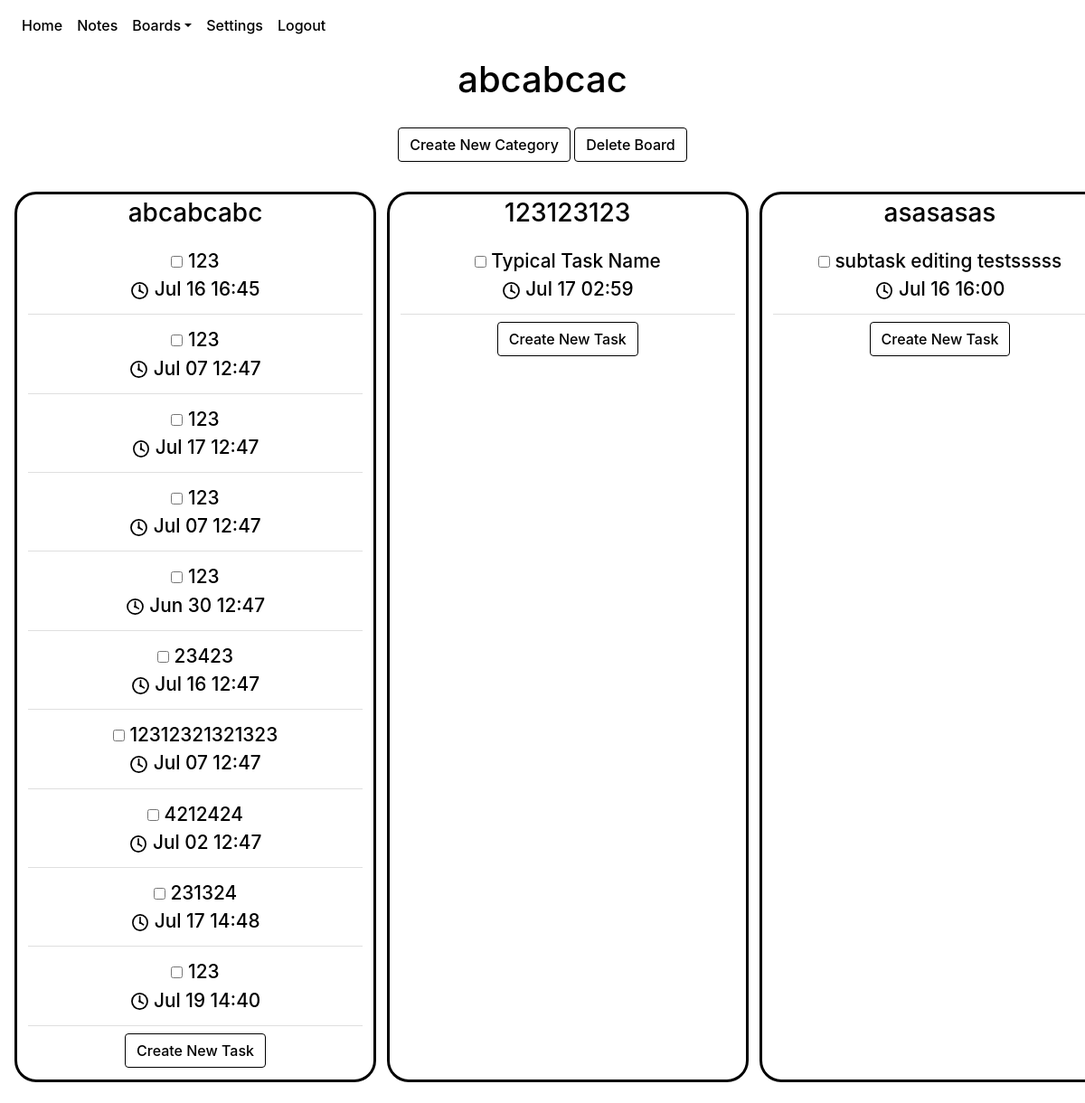
Page /boards/1 (signed in) on the committed database.
### website/models.py (models this page shows)
class Board(db.Model):
    id = db.Column(db.Integer, primary_key = True)
    name = db.Column(db.String(100))
    date = db.Column(db.DateTime(timezone=True), default=func.now())
    category_num = db.Column(db.Integer)
    categories = db.relationship('Category')
    tasks = db.relationship('Task')
    user_id = db.Column(db.Integer, db.ForeignKey('user.id'))

class Category(db.Model):
    id = db.Column(db.Integer, primary_key = True)
    name = db.Column(db.String(100))
    date = db.Column(db.DateTime(timezone=True), default=func.now())
    user_id = db.Column(db.Integer, db.ForeignKey('user.id'))
    board_id = db.Column(db.Integer,db.ForeignKey('board.id'))
    tasks = db.relationship('Task')

class Task(db.Model):
    id = db.Column(db.Integer, primary_key = True)
    created = db.Column(db.DateTime(timezone = True), default = func.now())
    last_modified = db.Column(db.DateTime(timezone = True), default = func.now())
    due_date = db.Column(db.DateTime(timezone = True))
    name = db.Column(db.String(100))
    description = db.Column(db.String(10000))
    completed = db.Column(db.Boolean, default = False)
    category = db.Column(db.Integer, db.ForeignKey('category.id'))
    board = db.Column(db.Integer, db.ForeignKey('board.id'))
    subtasks = db.relationship('Subtask')
    user_id = db.Column(db.Integer, db.ForeignKey('user.id'))

### website/views.py (the view)
@views.route('/boards/<board>', methods = ['GET'])
@login_required
def view_board(board):
    return render_template("boardview.html", user = current_user, board = board)

### website/__init__.py (called while the page is built)
def create_app():
    app = Flask(__name__)
    app.config['SECRET_KEY'] = urandom(12).hex()
    app.config['SQLALCHEMY_DATABASE_URI'] = f'sqlite:///{DB_NAME}'
    app.config['SQLALCHEMY_TRACK_MODIFICATIONS'] = False
    db.init_app(app)
    from .views import views
    from .auth import auth
    app.register_blueprint(views, url_prefix='/')
    app.register_blueprint(auth, url_prefix='/')
    from .models import User, Note, Board, Task, Category
    create_database(app)
    login_manager = LoginManager()
    login_manager.login_view = 'auth.login'
    login_manager.init_app(app)
    @login_manager.user_loader
    def load_user(id):
        return User.query.get(id)
    return app

### website/templates/boardview.html (shortened to what this page needs)
{% extends "base.html" %}
{% block style %}
<link rel="stylesheet" href="{{ url_for('static', filename = 'boardView.css') }}" />
{% endblock %}
{% block content %}
{% for boardObject in user.boards%}
{% if boardObject.id == board|int %}
{% set boardname = boardObject.name|string %}
<div class="board-title" id="board-title-div">
<h1 align="center"
id="board-title"
class="title"
ondblclick="editTitleDisplay()"
name="board-title">
{{ boardname }}
</h1>
</div>
<div align="center" class="main-buttons">
<button
class="btn btn-primary"
id="create-category-button"
onclick="showCategoryCreation()"
>
Create New Category
</button>
<button
onclick="showDeleteConfirmation(`deleteBoard({{ boardObject.id }});`, 'board');"
id="deleteBoard"
class="btn btn-secondary"
href="/boards"
>
Delete Board
</button>
</div>
<div align="center"
class="board_content"
id="envelop_content" >
{% for cat in boardObject.categories %}
<div align="center" class="category-container" name="{{ cat.name }}">
    <h3 align="center" class="display-category category_name C{{cat.id}}" ondblclick="editCategoryDisplay('{{cat.id}}')", id="category-title-{{cat.id}}" >{{ cat.name }}</h3>
    <ul class="list-group list-group-flush task_list">
    {% for task in cat.tasks%}
    {% if task.completed == False %}
    <li align="center" class="list-group-item task-item-incompleted">
        <input
        type="checkbox"
        class="task-checkbox"
        id="{{task.id}}"
        onclick="toggleTaskCompletion({{task.id}}, {{boardObject.id}})"/>
        <a class="edit_task_link" href="/boards/{{boardObject.id}}/{{cat.id}}/{{task.id}}">
            <span class="incompleted-task-text">{{task.name}}<br><img src="{{url_for('static', filename = 'clock.svg')}}" id="clock-svg"> {{task.due_date.strftime('%b %d %H:%M')}}</span>
        </a>
    </li>
    {% endif %}
    {% endfor %}
    </ul>
    <div align="center" id="new-task-container-div" class="new-task-container">
    <button
    class="btn btn-primary"
    id="createTask"
    onclick="showTaskCreation({{ boardObject.id }}, {{ cat.id }} )"
    >
    Create New Task
    </button>
    </div>
</div>
{% endfor %}
</div>
{% endif %}
{% endfor %}
{% endblock %}

### website/static/base.css (style rules this page uses)
html { height: 100vh; min-width: 99vw; max-width: 100vw; background-color: var(--navbar-background-color); }
:root { --background-color: #343a40; --text-color: #ffffff; --navbar-text-color: #9a9da0; --navbar-highlight-color: #ffffff; --navbar-background-color: #343a40; --button-text-color: #ffffff; --confirm-button-color: #007bff; --cancel-button-color: #6c757d; --delete-button-color: #ff0000; --create-screen-filter:rgba(0,0,255,.4); --delete-screen-filter:rgba(255,0,0,.6); --font-family: -apple-system, BlinkMacSystemFont,'Segoe UI',Roboto,'Helvetica Neue',Arial,'Noto Sans',sans-serif,'Apple Color Emoji','Segoe UI Emoji','Segoe UI Symbol','Noto Color Emoji'; --font-style: none; --font-weight: 500; }
body { width: 100%; min-height: 100vh; color: var(--text-color); background-color: var(--navbar-background-color); font-weight: var(--font-weight); font-family: var(--font-family); font-style: var(--font-style); }
h1, h2, h3, h4, h5, h6, p, div, a, li.list-group-item { color: var(--text-color); background-color: var(--background-color); font-weight: var(--font-weight); font-family: var(--font-family); font-style: var(--font-style); }
button.btn.btn-primary { background-color: var(--confirm-button-color)!important; border-color: var(--confirm-button-color)!important; color: var(--button-text-color)!important; font-weight: var(--font-weight); font-family: var(--font-family); font-style: var(--font-style); }
button.btn.btn-secondary { background-color: var(--cancel-button-color)!important; border-color: var(--cancel-button-color)!important; color: var(--button-text-color)!important; font-weight: var(--font-weight); font-family: var(--font-family); font-style: var(--font-style); }

### website/static/boardView.css (style rules this page uses)
div#board-title-div { align-items: center; display:block; min-width: 100%; padding: 0.5rem; }
:root { --show-title: block; --show-input-box: None; --show-changename-button: None; --category-background-color: var(--background-color); }
input { text-align: center; }
div.board-title { height: 7vh; }
h1#board-title { display: var(--show-title); }
div.main-buttons { height: 5vh; }
.board_content { position: relative; display: grid; grid-template-rows: 1fr; grid-auto-columns: 25rem; min-width: 100%; min-height: 81.7vh; overflow-x: auto; max-height: fit-content; gap: 0% 1%; background-color: none; margin-bottom: 1%; padding: 0.5% 1%; }
div.category-container { justify-content: center; grid-row: 1; background-color: var(--background-color); border-radius: 1.5rem; height: 100%; width: 100%; max-height: none; padding: 0.25rem; margin: 0.25rem; border-color: var(--navbar-background-color); border-width: .2rem; border-style: solid; }
li.task-item-incompleted { text-decoration: none; background-color: var(--category-background-color); }
ul.task_list { list-style-type: none; margin: 0.5rem; padding: 0; font-size: 1.3rem; word-wrap:break-word; max-width: 100%; background-color: var(--category-background-color); min-height: fit-content; }
.incompleted-task-text, .completed-task-text { background-color: var(--category-background-color); }
.category_name, .new-task-container { background-color: inherit; width: fit-content; height: fit-content; }
img#clock-svg { width: 1.3rem; }
a.edit_task_link { color:black; }

### rows in the picture
Board: name "abcabcac"
Category: name "abcabcabc"
Task: name "123", completed False (drawn), due_date "Jul 16 16:45"
Task: name "123", completed False (drawn), due_date "Jul 07 12:47"
Task: name "123", completed False (drawn), due_date "Jul 17 12:47"
Task: name "123", completed False (drawn), due_date "Jul 07 12:47"
Task: name "123", completed False (drawn), due_date "Jun 30 12:47"
Task: name "23423", completed False (drawn), due_date "Jul 16 12:47"
Task: name "12312321321323", completed False (drawn), due_date "Jul 07 12:47"
Task: name "4212424", completed False (drawn), due_date "Jul 02 12:47"
Task: name "231324", completed False (drawn), due_date "Jul 17 14:48"
Task: name "123", completed False (drawn), due_date "Jul 19 14:40"
Category: name "123123123"
Task: name "Typical Task Name", completed False (drawn), due_date "Jul 17 02:59"
Category: name "asasasas"
Task: name "subtask editing testsssss", completed False (drawn), due_date "Jul 16 16:00"
